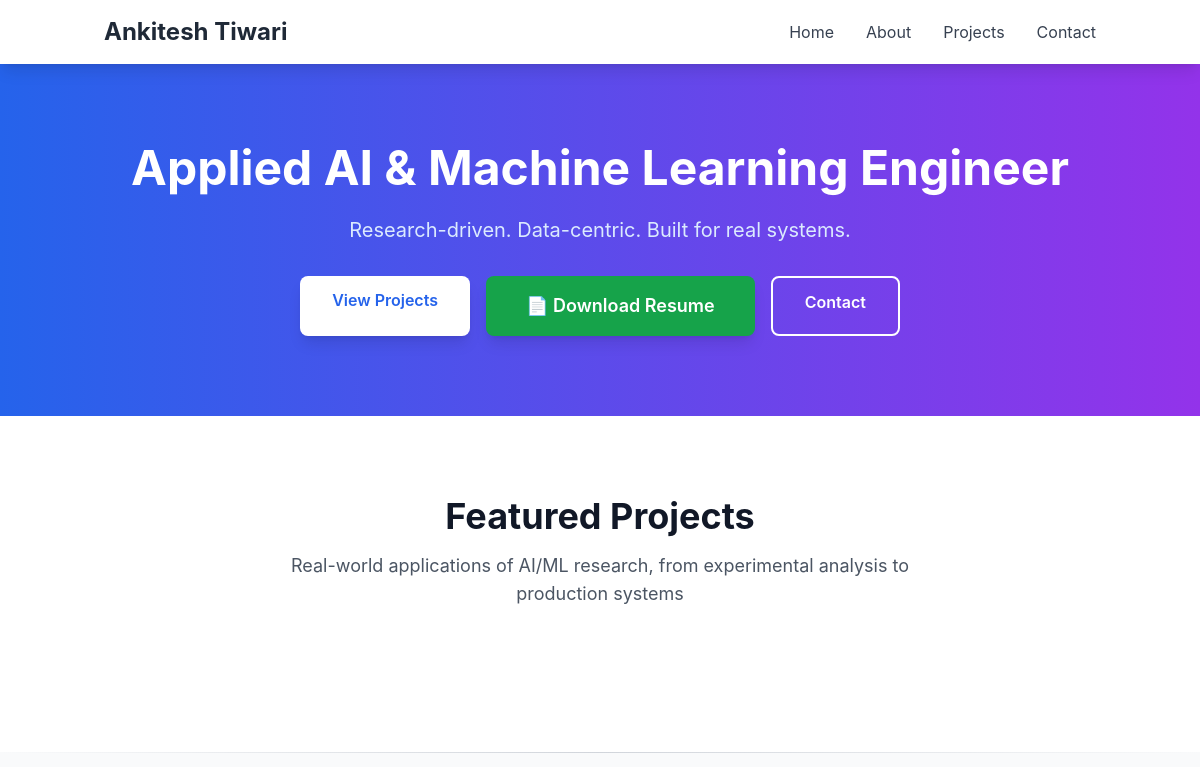
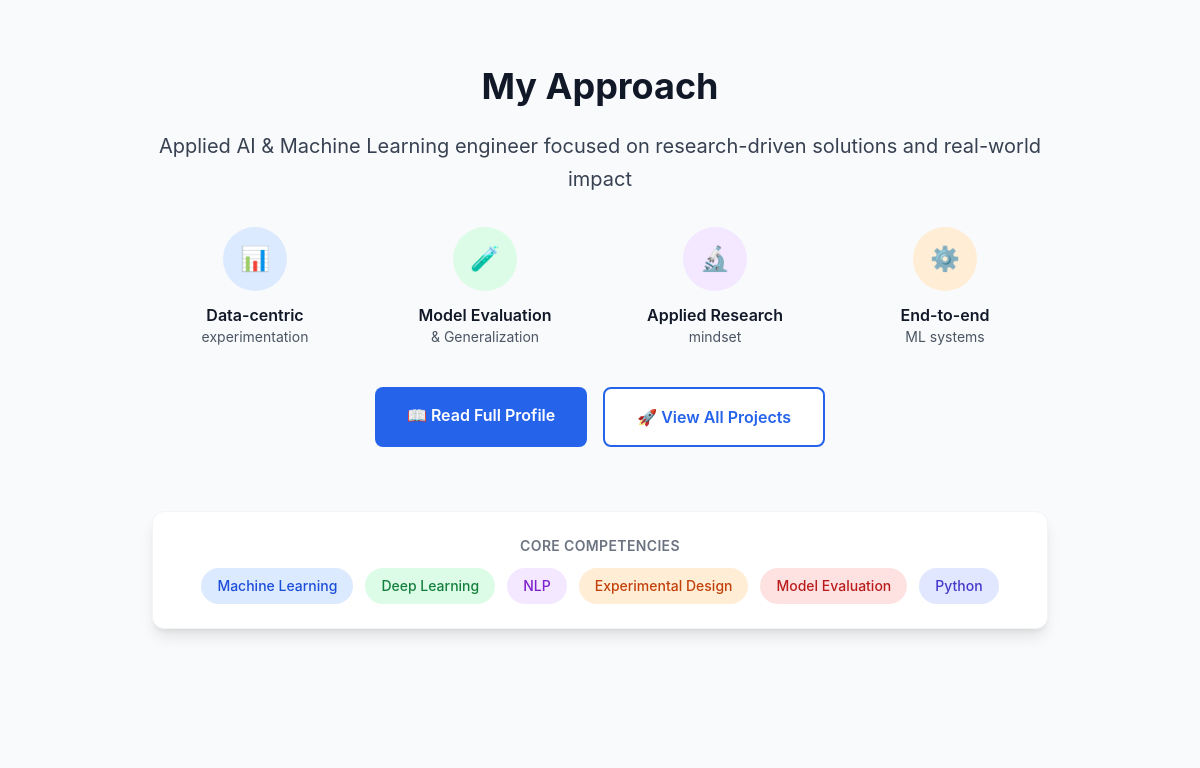
The app's page / (upper part), older data (2 pictures, top to bottom).
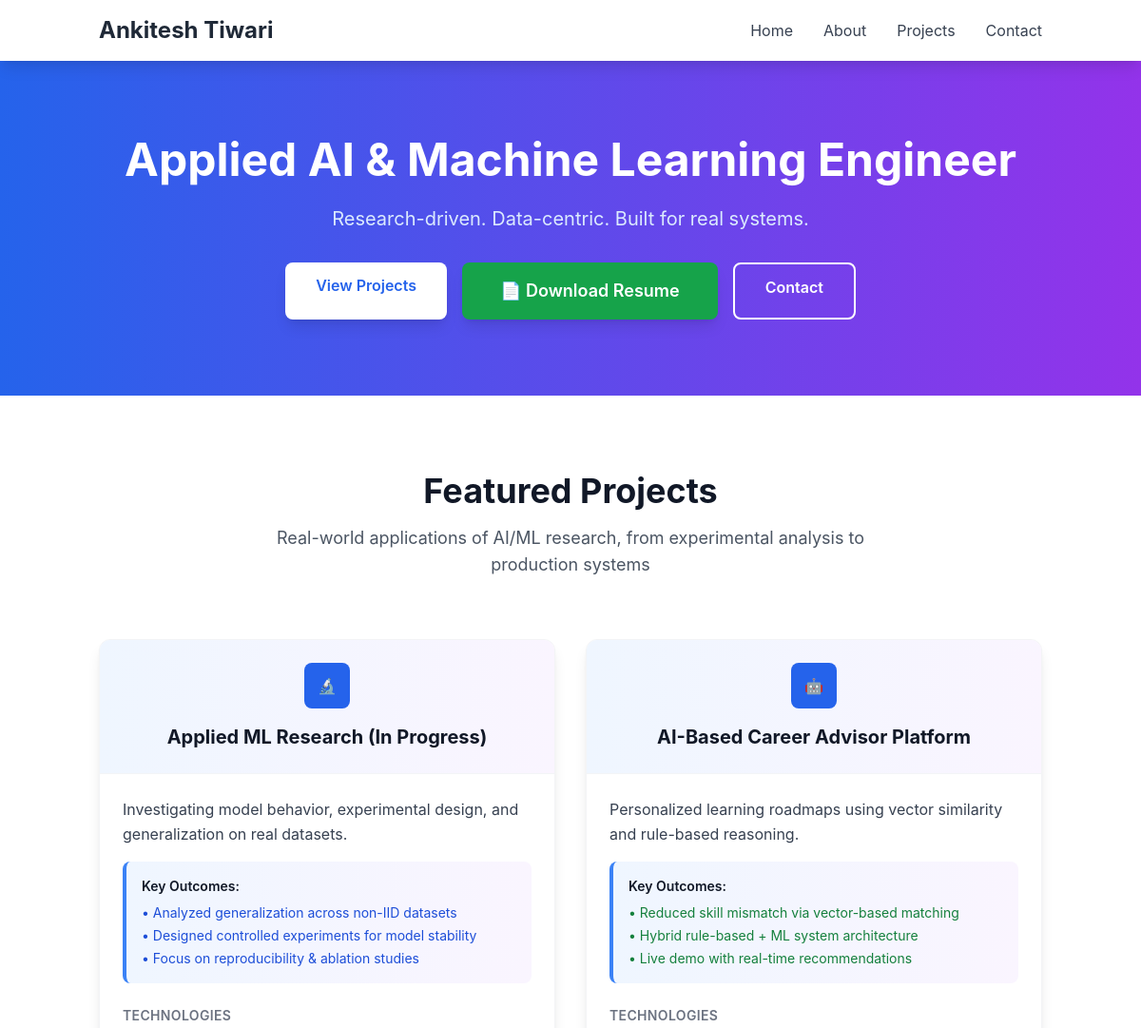
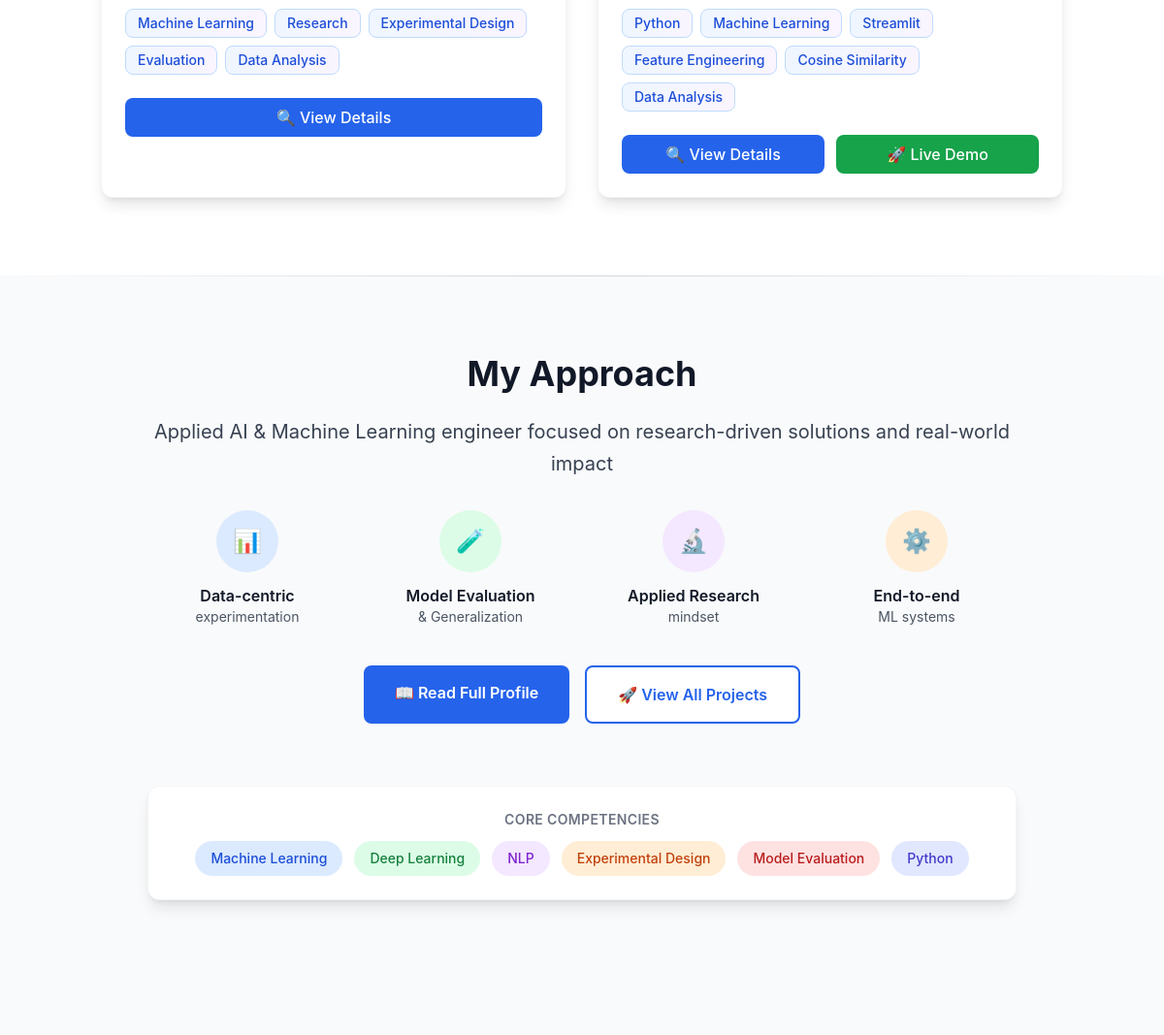
The same page, newer data (2 pictures, top to bottom).
### apps/projects/models.py (models this page shows, shortened)
class Project(models.Model):
    title = models.CharField(max_length=200)
    slug = models.SlugField(unique=True, help_text="URL-friendly version of title")
    description = models.TextField(help_text="Brief description for project cards")
    content = models.TextField(help_text="Full project details")
    technologies = models.CharField(max_length=500, help_text="Comma-separated technologies")
    live_url = models.URLField(blank=True, null=True, help_text="Live project URL")
    github_url = models.URLField(blank=True, null=True, help_text="GitHub repository URL")
    featured_image = models.ImageField(upload_to='projects/', blank=True, null=True)
    order = models.PositiveIntegerField(default=0, help_text="Display order")
    is_featured = models.BooleanField(default=False, help_text="Show in featured section")
    created_at = models.DateTimeField(auto_now_add=True)
    updated_at = models.DateTimeField(auto_now=True)
    class Meta:
        ordering = ['order', '-created_at']
    def get_technologies_list(self):
        return [tech.strip() for tech in self.technologies.split(',') if tech.strip()]

### apps/pages/views.py (the view)
# urls.py: path('', views.home, name='home'),
def home(request):
    featured_projects = Project.objects.filter(is_featured=True)[:3]
    recent_projects = Project.objects.all()[:6]
    context = {
        'featured_projects': featured_projects,
        'recent_projects': recent_projects,
    }
    return render(request, 'pages/home.html', context)

### templates/pages/home.html (shortened to what the changed rows need)
{% extends 'base.html' %}
{% block content %}
<section class="bg-gradient-to-r from-blue-600 to-purple-600 text-white py-20">
    <div class="container mx-auto px-4 text-center">
        <h1 class="text-5xl font-bold mb-6">Applied AI & Machine Learning Engineer</h1>
    </div>
</section>
<section class="py-20 bg-white">
    <div class="container mx-auto px-4">
        <div class="text-center mb-16">
            <h2 class="text-4xl font-bold text-gray-900 mb-4">Featured Projects</h2>
        </div>
        <div class="grid grid-cols-1 md:grid-cols-2 gap-8 max-w-6xl mx-auto">
            {% for project in featured_projects %}
                {% include 'components/project_card.html' with project=project %}
            {% endfor %}
        </div>
    </div>
</section>
<section class="py-20 bg-gray-50">
    <div class="container mx-auto px-4">
        <div class="max-w-4xl mx-auto text-center">
            <h2 class="text-4xl font-bold text-gray-900 mb-6">My Approach</h2>
        </div>
    </div>
</section>
{% endblock %}

### templates/components/project_card.html (shortened to what this page needs)
<div class="bg-white rounded-xl shadow-lg overflow-hidden hover:shadow-2xl hover:-translate-y-1 transition-all duration-300 border border-gray-100">
    <div class="bg-gradient-to-r from-blue-50 to-purple-50 p-6 border-b border-gray-100">
        <div class="flex items-center justify-center mb-4">
            <div class="w-12 h-12 bg-blue-600 rounded-lg flex items-center justify-center text-white">
                {% if 'Research' in project.title %}
                    🔬
                {% elif 'AI' in project.title %}
                    🤖
                {% else %}
                    🚀
                {% endif %}
            </div>
        </div>
        <h3 class="text-xl font-bold text-center text-gray-900">{{ project.title }}</h3>
    </div>
    <div class="p-6">
        <p class="text-gray-700 mb-4 leading-relaxed">{{ project.description }}</p>
        <div class="bg-gradient-to-r from-blue-50 to-purple-50 rounded-lg p-4 mb-6 border-l-4 border-blue-500">
            <p class="text-sm font-semibold text-gray-900 mb-2">Key Outcomes:</p>
            {% if 'research' in project.title|lower %}
                <ul class="text-blue-700 text-sm space-y-1">
                    <li>• Analyzed generalization across non-IID datasets</li>
                    <li>• Designed controlled experiments for model stability</li>
                    <li>• Focus on reproducibility & ablation studies</li>
                </ul>
            {% else %}
                <ul class="text-green-700 text-sm space-y-1">
                    <li>• Reduced skill mismatch via vector-based matching</li>
                    <li>• Hybrid rule-based + ML system architecture</li>
                    <li>• Live demo with real-time recommendations</li>
                </ul>
            {% endif %}
        </div>
        <div class="mb-6">
            <h4 class="text-sm font-semibold text-gray-500 mb-3 uppercase tracking-wide">Technologies</h4>
            <div class="flex flex-wrap gap-2">
                {% for tech in project.get_technologies_list %}
                    <span class="px-3 py-1 bg-gradient-to-r from-blue-50 to-purple-50 text-blue-700 text-sm rounded-lg border border-blue-200 font-medium">{{ tech }}</span>
                {% endfor %}
            </div>
        </div>
        <div class="flex flex-wrap gap-3">
            <a href="{% url 'projects:detail' project.slug %}" class="flex-1 bg-blue-600 text-white px-4 py-2 rounded-lg hover:bg-blue-700 transition-colors text-center font-medium">
                🔍 View Details
            </a>
            {% if project.live_url %}
                <a href="{{ project.live_url }}" target="_blank" rel="noopener noreferrer" class="flex-1 bg-green-600 text-white px-4 py-2 rounded-lg hover:bg-green-700 transition-colors text-center font-medium">
                    🚀 Live Demo
                </a>
            {% endif %}
        </div>
    </div>
</div>

Row changes from the older to the newer data that the page shows:
added Project: title "Applied ML Research (In Progress)", description "Investigating model behavior, experimental design, and generalization on real datasets.", shows "• Analyzed generalization across non-IID datasets", get_technologies_list "Machine Learning" "Research" "Experimental Design" "Evaluation" "Data Analysis"
added Project: title "AI-Based Career Advisor Platform", description "Personalized learning roadmaps using vector similarity and rule-based reasoning.", shows "• Reduced skill mismatch via vector-based matching", get_technologies_list "Python" "Machine Learning" "Streamlit" "Feature Engineering" "Cosine Similarity" "Data Analysis"
